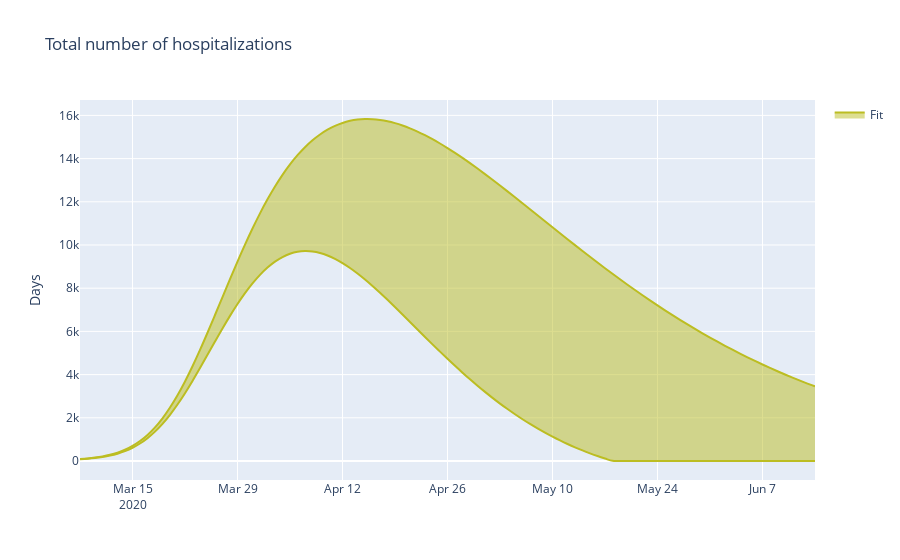

Notebook code for this chart:
### Code cell
fig = go.Figure()
plotting.add_gvar_scatter(
    fig,
    x=fit_res.index,
    y=fit_res.hospitalized.values,
    name="Fit",
    mode="markers+lines",
    gv_mode="band",
    color="#bcbd22",
)
fig.update_layout(title="Total number of hospitalizations", yaxis_title="Days")
fig.show()
